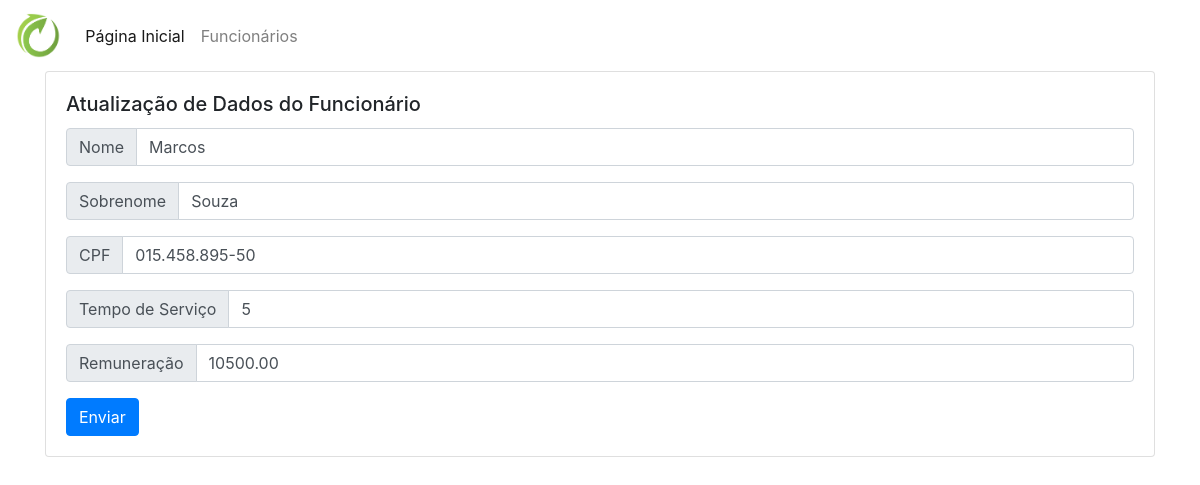
The app's page /funcionario/1 with its own data.
### website/models.py (models this page shows)
class Funcionario(models.Model):
    nome = models.CharField(
        max_length=255,
        null=False,
        blank=False
    )
    sobrenome = models.CharField(
        max_length=255,
        null=False,
        blank=False
    )
    cpf = models.CharField(
        max_length=14,
        null=False,
        blank=False
    )
    tempo_de_servico = models.IntegerField(
        default=0,
        null=False,
        blank=False
    )
    remuneracao = models.DecimalField(
        max_digits=8,
        decimal_places=2,
        null=False,
        blank=False
    )
    objects = models.Manager()

### website/views.py (the view)
class FuncionarioUpdateView(UpdateView):
    template_name = 'website/atualiza.html'
    model = Funcionario
    fields = '__all__'
    context_object_name = 'funcionario'
    def get_object(self, queryset=None):
        funcionario = None
        id = self.kwargs.get(self.pk_url_kwarg)
        if id is not None:
            funcionario = Funcionario\
                .objects\
                .filter(id=id)\
                .first()
        return funcionario

### website/templates/website/atualiza.html (shortened to what this page needs)
{% extends "website/_layouts/base.html" %}
{% load widget_tweaks %}
{% block conteudo %}
    <div class="container">
        <div class="row">
            <div class="col-lg-12 col-md-12 col-sm-12 col-xs-12">
                <div class="card">
                    <div class="card-body">
                        <h5 class="card-title">
                            Atualização de Dados do Funcionário
                        </h5>
                        <form method="post">
                            <div class="input-group mb-3">
                                <div class="input-group-prepend">
                                    <span class="input-group-text">Nome</span>
                                </div>
                                {% render_field form.nome class+="form-control" %}
                            </div>
                            <div class="input-group mb-3">
                                <div class="input-group-prepend">
                                    <span class="input-group-text">Sobrenome</span>
                                </div>
                                {% render_field form.sobrenome class+="form-control" %}
                            </div>
                            <div class="input-group mb-3">
                                <div class="input-group-prepend">
                                    <span class="input-group-text">CPF</span>
                                </div>
                                {% render_field form.cpf class+="form-control" %}
                            </div>
                            <div class="input-group mb-3">
                                <div class="input-group-prepend">
                                    <span class="input-group-text">Tempo de Serviço</span>
                                </div>
                                {% render_field form.tempo_de_servico class+="form-control" %}
                            </div>
                            <div class="input-group mb-3">
                                <div class="input-group-prepend">
                                    <span class="input-group-text">Remuneração</span>
                                </div>
                                {% render_field form.remuneracao class+="form-control" %}
                            </div>
                            <button class="btn btn-primary">Enviar</button>
                        </form>
                    </div>
                </div>
            </div>
        </div>
    </div>
{% endblock %}

### records on screen
Funcionario: nome "Marcos", sobrenome "Souza", cpf "015.458.895-50", tempo_de_servico "5", remuneracao "10500.00"
